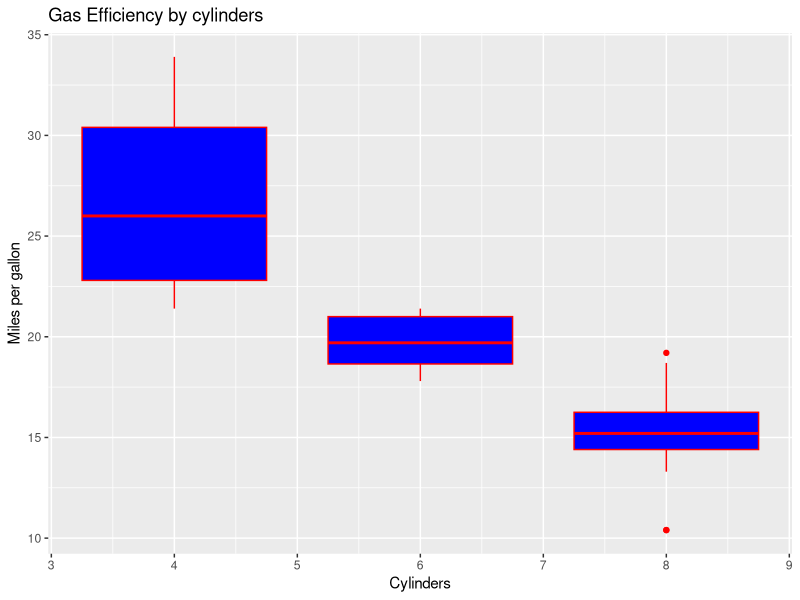
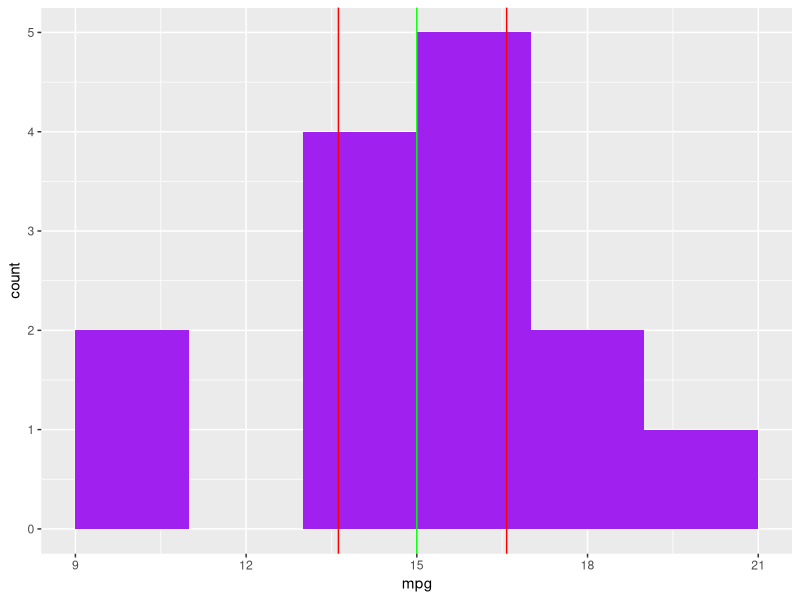
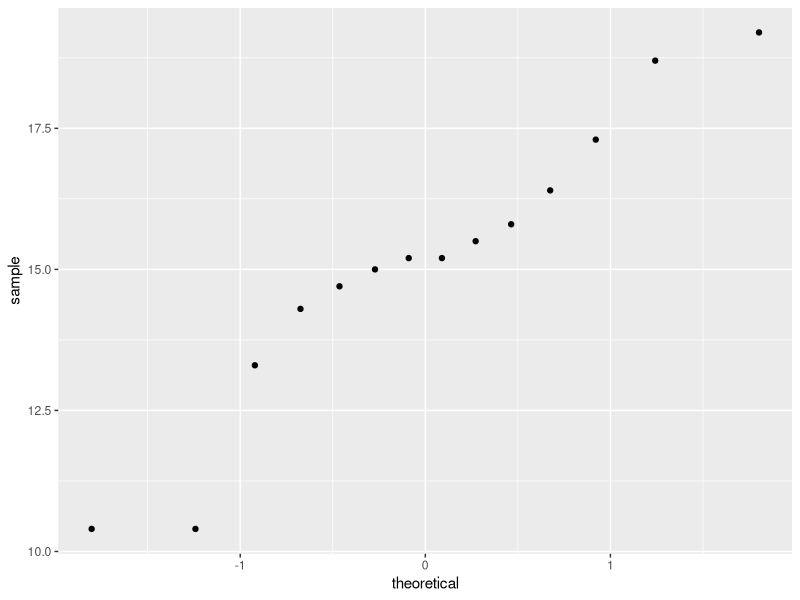

These figures' R source, in order:
library(ggplot2)
library(dplyr)

#Using R internal Data(mtcars)
View(mtcars)
mpg.cyl.plots=ggplot(mtcars,aes(x=cyl,y=mpg))+geom_boxplot(aes(group=cyl),color="red",fill="blue")+ggtitle("Gas Efficiency by cylinders")+xlab("Cylinders")+ylab("Miles per gallon")
mpg.cyl.plots

mtcars.sd=mtcars%>%select(cyl,mpg,hp)%>%
  group_by(cyl)%>%
  summarize(sd=sd(mpg))
View(mtcars.sd)

sum.mpg.cyl=mtcars%>%group_by(cyl)%>% summarize(m.mpg=mean(mpg))
View(sum.mpg.cyl)

cars.cyl=mtcars%>%group_by(cyl)%>%summarize(count=n())
View(cars.cyl)

mean.cyl.info=mtcars%>%group_by(cyl)%>% summarize(mean.mpg=mean(mpg),mean.wt=mean(wt),mean.drat=mean(drat),mean.disp=mean(disp),mean.hp=mean(hp))
View(mean.cyl.info)

min.max.cyl=mtcars%>%group_by(cyl)%>%summarize(min.mpg=min(mpg),max.mpg=max(mpg))
View(min.max.cyl)

best.four=mtcars%>%select(cyl,mpg,hp)%>%
  filter(cyl==4)%>%
  filter(mpg>26.66364)%>%
  arrange(desc(mpg))%>%
  arrange(desc(hp))
View(best.four)

best.six=mtcars%>%select(cyl,mpg,hp)%>%
  filter(cyl==6)%>%
  filter(mpg>19.74286)%>%
  arrange(desc(mpg))%>%
  arrange(desc(hp))
View(best.six)

best.eight=mtcars%>%select(cyl,mpg,hp)%>%
  filter(cyl==8)%>%
  filter(mpg>15.10000)%>%
  arrange(desc(mpg))%>%
  arrange(desc(hp))
View(best.eight)

mtcars.four=mtcars%>%
  select(cyl,mpg)%>%
  filter(cyl==4)%>%
  select(mpg)
View(mtcars.four)

t_four <- t.test(mtcars.four, mu = 20)
print(t_four)

mtcars.eight=mtcars%>%
  select(cyl,mpg)%>%
  filter(cyl==8)%>%
  select(mpg)
View(mtcars.eight)
#single Sample
t_eight <- t.test(mtcars.eight, mu = 15)
print(t_eight)

his.eight=ggplot(mtcars.eight,aes(x=mpg))+
  geom_histogram(binwidth = 2, fill="purple")+
  geom_vline(xintercept = t_eight$conf.int[1], color = "red") +
  geom_vline(xintercept = t_eight$conf.int[2], color = "red") +
  geom_vline(xintercept = t_eight$null.value, color = "green")
his.eight

qq.eight=ggplot(mtcars.eight,aes(sample=mpg))+geom_qq()
qq.eight

#independent 
hp.disp=t.test(mtcars$hp,mtcars$disp,alternative = "two.sided",var.equal = FALSE)
hp.disp
library(reshape2)
mtcars.mpg=select(mtcars,cyl,mpg)%>%
  arrange(cyl)%>%
  mutate(cyl,)
View(mtcars.mpg)

